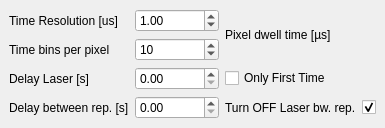
  <widget class="QDockWidget" name="dockWidget_temporal">
   <property name="features">
    <set>QDockWidget::DockWidgetFeature::DockWidgetFloatable|QDockWidget::DockWidgetFeature::DockWidgetMovable</set>
   </property>
   <property name="windowTitle">
    <string>Temporal settings</string>
   </property>
   <attribute name="dockWidgetArea">
    <number>1</number>
   </attribute>
   <widget class="QWidget" name="dockWidgetContents_3">
    <layout class="QGridLayout" name="gridLayout_9">
     <item row="1" column="0">
      <layout class="QGridLayout" name="gridLayout_8">
       <item row="4" column="1">
        <widget class="QDoubleSpinBox" name="spinBox_waitAfterFrame">
         <property name="toolTip">
          <string>&lt;html&gt;&lt;head/&gt;&lt;body&gt;&lt;p&gt;Delay betweent two repetition in second.&lt;/p&gt;&lt;/body&gt;&lt;/html&gt;</string>
         </property>
         <property name="keyboardTracking">
          <bool>false</bool>
         </property>
         <property name="maximum">
          <double>3600000.000000000000000</double>
         </property>
        </widget>
       </item>
       <item row="1" column="1">
        <widget class="QDoubleSpinBox" name="spinBox_timeresolution">
         <property name="toolTip">
          <string>&lt;html&gt;&lt;head/&gt;&lt;body&gt;&lt;p&gt;The time resolution is the time duration of a single &amp;quot;time bin&amp;quot;.&lt;/p&gt;&lt;p&gt;Pixel_dwell_time = time_resolution * time_bins_per_pixel&lt;/p&gt;&lt;/body&gt;&lt;/html&gt;</string>
         </property>
         <property name="keyboardTracking">
          <bool>false</bool>
         </property>
         <property name="maximum">
          <double>10000000000000.000000000000000</double>
         </property>
         <property name="value">
          <double>1.000000000000000</double>
         </property>
        </widget>
       </item>
       <item row="3" column="0">
        <widget class="QLabel" name="label_frame_time">
         <property name="text">
          <string>Delay Laser [s]</string>
         </property>
        </widget>
       </item>
       <item row="4" column="2">
        <widget class="QLabel" name="label_29">
         <property name="text">
          <string>Turn OFF Laser bw. rep.</string>
         </property>
        </widget>
       </item>
       <item row="2" column="1">
        <widget class="QSpinBox" name="spinBox_time_bin_per_px">
         <property name="toolTip">
          <string>&lt;html&gt;&lt;head/&gt;&lt;body&gt;&lt;p&gt;The number of bin in which the pixel is subdivided.&lt;/p&gt;&lt;p&gt;Pixel_dwell_time = time_resolution * time_bins_per_pixel&lt;/p&gt;&lt;/body&gt;&lt;/html&gt;</string>
         </property>
         <property name="keyboardTracking">
          <bool>false</bool>
         </property>
         <property name="maximum">
          <number>100000</number>
         </property>
         <property name="value">
          <number>10</number>
         </property>
        </widget>
       </item>
       <item row="2" column="0">
        <widget class="QLabel" name="label_time_bin_per_px">
         <property name="text">
          <string>Time bins per pixel</string>
         </property>
        </widget>
       </item>
       <item row="1" column="2" rowspan="2">
        <widget class="QLabel" name="label_dwell_time_2">
         <property name="text">
          <string>Pixel dwell time [µs]</string>
         </property>
        </widget>
       </item>
       <item row="3" column="1">
        <widget class="QDoubleSpinBox" name="spinBox_waitForLaser">
         <property name="toolTip">
          <string>&lt;html&gt;&lt;head/&gt;&lt;body&gt;&lt;p&gt;The laser is turned on and before the scanning a &amp;quot;delay laser&amp;quot; is waited. &lt;/p&gt;&lt;/body&gt;&lt;/html&gt;</string>
         </property>
         <property name="keyboardTracking">
          <bool>false</bool>
         </property>
         <property name="maximum">
          <double>3600000.000000000000000</double>
         </property>
        </widget>
       </item>
       <item row="1" column="3" rowspan="2">
        <widget class="QLabel" name="label_dwell_time_val">
         <property name="toolTip">
          <string>&lt;html&gt;&lt;head/&gt;&lt;body&gt;&lt;p&gt;Pixel_dwell_time = time_resolution * time_bins_per_pixel&lt;/p&gt;&lt;/body&gt;&lt;/html&gt;</string>
         </property>
         <property name="text">
          <string/>
         </property>
        </widget>
       </item>
       <item row="4" column="3">
        <widget class="QCheckBox" name="checkBox_laserOffAfterMeas">
         <property name="toolTip">
          <string>&lt;html&gt;&lt;head/&gt;&lt;body&gt;&lt;p&gt;If activated between two repetition the laser is switched off.&lt;/p&gt;&lt;/body&gt;&lt;/html&gt;</string>
         </property>
         <property name="text">
          <string/>
         </property>
         <property name="checked">
          <bool>true</bool>
         </property>
        </widget>
       </item>
       <item row="3" column="2">
        <widget class="QCheckBox" name="checkBox_waitOnlyFirstTime">
         <property name="toolTip">
          <string>&lt;html&gt;&lt;head/&gt;&lt;body&gt;&lt;p&gt;The delay laser is applied only the first acquisition and not each repetition.&lt;/p&gt;&lt;/body&gt;&lt;/html&gt;</string>
         </property>
         <property name="text">
          <string>Only First Time</string>
         </property>
        </widget>
       </item>
       <item row="1" column="0">
        <widget class="QLabel" name="label_timeresolution">
         <property name="text">
          <string>Time Resolution [us]</string>
         </property>
        </widget>
       </item>
       <item row="4" column="0">
        <widget class="QLabel" name="label_frame_time_2">
         <property name="text">
          <string>Delay between rep. [s]</string>
         </property>
        </widget>
       </item>
      </layout>
     </item>
    </layout>
   </widget>
  </widget>
